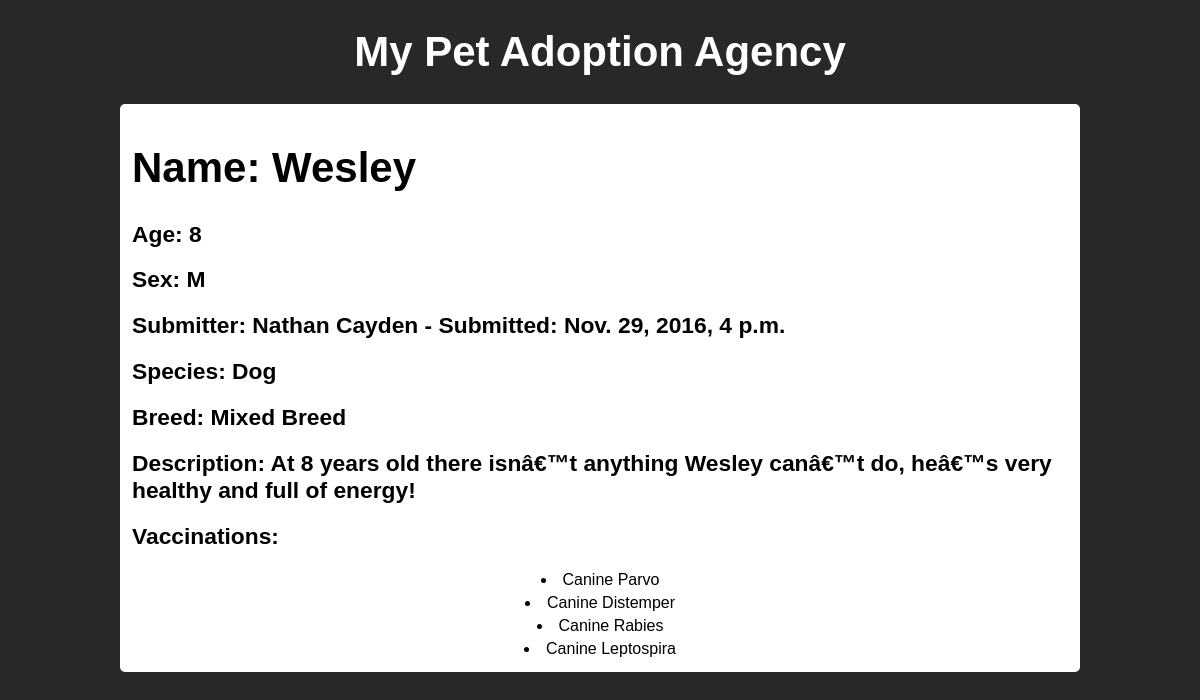
Screenshot of /firstApp/9/ with the database file from the repository.
### firstApp/models.py (models this page shows)
class Pet(models.Model):
    sexChoices = [('M', 'Male'), ('F', 'Female')]
    name = models.CharField(max_length=100)
    submitter = models.CharField(max_length=100)
    species = models.CharField(max_length=30)
    breed = models.CharField(max_length=30, blank=True)
    description = models.TextField()
    sex = models.CharField(max_length=1, choices=sexChoices, blank=True)
    age = models.IntegerField()
    submissionDate =models.DateTimeField()
    vaccinations = models.ManyToManyField('Vaccine', blank = True)

class Vaccine(models.Model):
    name = models.CharField(max_length=50)

### firstApp/views.py (the view)
# urls.py: path('firstApp/<int:pet_id>/', views.pet_detail, name="pet_detail"),
def pet_detail(request, pet_id):
    try:
        pet = Pet.objects.get(id=pet_id)
    except:
        raise Http404("No pet associated with that ID number")
    return render(request, 'pet_detail.html', {'pet':pet,})

### firstApp/templates/pet_detail.html (shortened to what this page needs)
{%extends "base.html"%}
{%block content%}
<h1>Name: {{pet.name|title}}</h1>
<h2>Age: {{pet.age}}</h2>
<h2>Sex: {{pet.sex|capfirst}}</h2>
<h2>Submitter: {{pet.submitter|title}} - Submitted: {{pet.submissionDate}}</h2>
<h2>Species: {{pet.species|capfirst}}</h2>
<h2>Breed: {{pet.breed|title}}</h2>
<h2>Description: {{pet.description|capfirst}}</h2>
<h2>Vaccinations:</h2>
{% if pet.vaccinations.all %}
    {% for v in pet.vaccinations.all %}
        <li>{{v.name|capfirst}}</li>
    {% endfor %}
{% else %}
<li>NONE</li>
{% endif %}
{%endblock%}

### static/style.css (style rules this page uses)
* { font-family: Arial, Helvetica, sans-serif; }
h1 { font-size: 3.5vw; }
body { width: 80%; margin-left: 10%; }
li { padding-top: 0.2vw; padding-bottom: 0.2vw; text-align: center; }
h2 { font-size: 1.9vw; }

### rows the page displays
Pet: name "Wesley", age "8", sex "M", submitter "Nathan Cayden", submissionDate "Nov. 29, 2016, 4 p.m.", species "Dog", breed "Mixed Breed", description "At 8 years old there isnâ€™t anything Wesley canâ€™t do, heâ€™s very healthy and full of energy!"
Vaccine: name "Canine Parvo"
Vaccine: name "Canine Distemper"
Vaccine: name "Canine Rabies"
Vaccine: name "Canine Leptospira"
